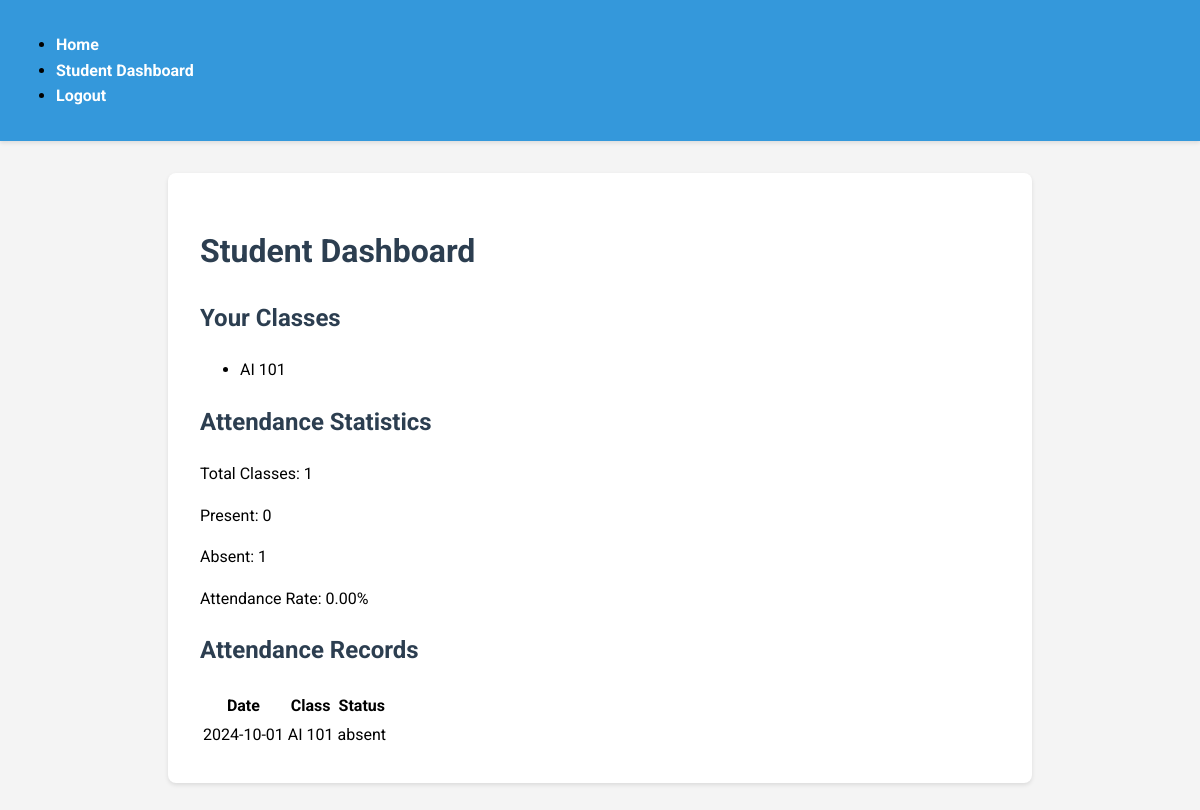
/student_dashboard (signed in), run on the app's committed database.
### models.py (models this page shows, shortened)
class BaseModel(db.Model):
    __abstract__ = True
    id = db.Column(db.Integer, primary_key=True)

class Class(BaseModel):
    __tablename__ = 'class'
    name = db.Column(db.String(100), nullable=False)
    teacher_id = db.Column(db.Integer, db.ForeignKey('user.id'), nullable=False)
    students = db.relationship('User', secondary='user_class', back_populates='classes')
    attendances = db.relationship('Attendance', back_populates='class_')

class Attendance(BaseModel):
    __tablename__ = 'attendance'
    class_id = db.Column(db.Integer, db.ForeignKey('class.id'), nullable=False)
    student_id = db.Column(db.Integer, db.ForeignKey('user.id'), nullable=False)
    date = db.Column(db.Date, nullable=False)
    status = db.Column(db.String(20), nullable=False)
    class_ = db.relationship('Class', back_populates='attendances')

### app.py (the view)
@app.route('/student_dashboard')
@login_required
def student_dashboard():
    if current_user.role != 'student':
        flash('Only students can access this dashboard')
        return redirect(url_for('dashboard'))
    classes = current_user.classes
    attendance_records = Attendance.query.filter_by(student_id=current_user.id).all()
    total_classes = len(attendance_records)
    present_count = sum(1 for record in attendance_records if record.status == 'present')
    absent_count = total_classes - present_count
    attendance_rate = (present_count / total_classes) * 100 if total_classes > 0 else 0
    return render_template('student_dashboard.html',
                           classes=classes,
                           attendance_records=attendance_records,
                           total_classes=total_classes,
                           present_count=present_count,
                           absent_count=absent_count,
                           attendance_rate=attendance_rate)

### app.py (called while the page is built)
@login_manager.user_loader
def load_user(user_id):
    return User.query.get(int(user_id))

### templates/student_dashboard.html
{% extends "base.html" %}
{% block content %}
    <h1>Student Dashboard</h1>
    <h2>Your Classes</h2>
    <ul>
        {% for class in classes %}
            <li>{{ class.name }}</li>
        {% endfor %}
    </ul>
    <h2>Attendance Statistics</h2>
    <p>Total Classes: {{ total_classes }}</p>
    <p>Present: {{ present_count }}</p>
    <p>Absent: {{ absent_count }}</p>
    <p>Attendance Rate: {{ "%.2f"|format(attendance_rate) }}%</p>
    <h2>Attendance Records</h2>
    <table>
        <thead>
            <tr>
                <th>Date</th>
                <th>Class</th>
                <th>Status</th>
            </tr>
        </thead>
        <tbody>
            {% for record in attendance_records %}
                <tr>
                    <td>{{ record.date }}</td>
                    <td>{{ record.class_.name }}</td>
                    <td>{{ record.status }}</td>
                </tr>
            {% endfor %}
        </tbody>
    </table>
{% endblock %}

### static/styles.css (style rules this page uses)
body { font-family: 'Roboto', Arial, sans-serif; line-height: 1.6; margin: 0; padding: 0; background-color: #f4f4f4; }
h1, h2 { color: #2c3e50; }

### data on the page
Class: name "AI 101"
Attendance: date "2024-10-01", class_.name "AI 101", status "absent"

### other printed values
{{ total_classes }} "1"
{{ present_count }} "0"
{{ absent_count }} "1"
{{ "%.2f"|format(attendance_rate) }} "0.00"
